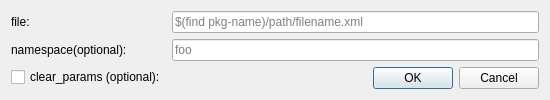
<?xml version="1.0" encoding="UTF-8"?>
<ui version="4.0">
 <class>NamespaceEdit</class>
 <widget class="QDialog" name="NamespaceEdit">
  <property name="geometry">
   <rect>
    <x>0</x>
    <y>0</y>
    <width>550</width>
    <height>95</height>
   </rect>
  </property>
  <property name="windowTitle">
   <string>Group:</string>
  </property>
  <property name="windowIcon">
   <iconset>
    <normaloff>:/icons/logo.png</normaloff>:/icons/logo.png</iconset>
  </property>
  <layout class="QFormLayout" name="formLayout">
   <property name="fieldGrowthPolicy">
    <enum>QFormLayout::ExpandingFieldsGrow</enum>
   </property>
   <item row="1" column="0">
    <widget class="QLabel" name="label">
     <property name="text">
      <string>file:</string>
     </property>
    </widget>
   </item>
   <item row="1" column="1">
    <widget class="QLineEdit" name="lineEdit_file">
     <property name="placeholderText">
      <string>$(find pkg-name)/path/filename.xml</string>
     </property>
    </widget>
   </item>
   <item row="2" column="0">
    <widget class="QLabel" name="label_3">
     <property name="text">
      <string>namespace(optional):</string>
     </property>
    </widget>
   </item>
   <item row="2" column="1">
    <widget class="QLineEdit" name="lineEdit_namespace">
     <property name="placeholderText">
      <string>foo</string>
     </property>
    </widget>
   </item>
   <item row="4" column="0">
    <widget class="QCheckBox" name="checkBox_clearParams">
     <property name="text">
      <string>clear_params (optional):</string>
     </property>
     <property name="tristate">
      <bool>false</bool>
     </property>
    </widget>
   </item>
   <item row="4" column="1">
    <widget class="QDialogButtonBox" name="buttonBox">
     <property name="orientation">
      <enum>Qt::Horizontal</enum>
     </property>
     <property name="standardButtons">
      <set>QDialogButtonBox::Cancel|QDialogButtonBox::Ok</set>
     </property>
    </widget>
   </item>
  </layout>
 </widget>
 <resources/>
 <connections>
  <connection>
   <sender>buttonBox</sender>
   <signal>rejected()</signal>
   <receiver>NamespaceEdit</receiver>
   <slot>reject()</slot>
   <hints>
    <hint type="sourcelabel">
     <x>316</x>
     <y>260</y>
    </hint>
    <hint type="destinationlabel">
     <x>286</x>
     <y>274</y>
    </hint>
   </hints>
  </connection>
  <connection>
   <sender>buttonBox</sender>
   <signal>accepted()</signal>
   <receiver>NamespaceEdit</receiver>
   <slot>accept()</slot>
   <hints>
    <hint type="sourcelabel">
     <x>248</x>
     <y>254</y>
    </hint>
    <hint type="destinationlabel">
     <x>157</x>
     <y>274</y>
    </hint>
   </hints>
  </connection>
 </connections>
</ui>
